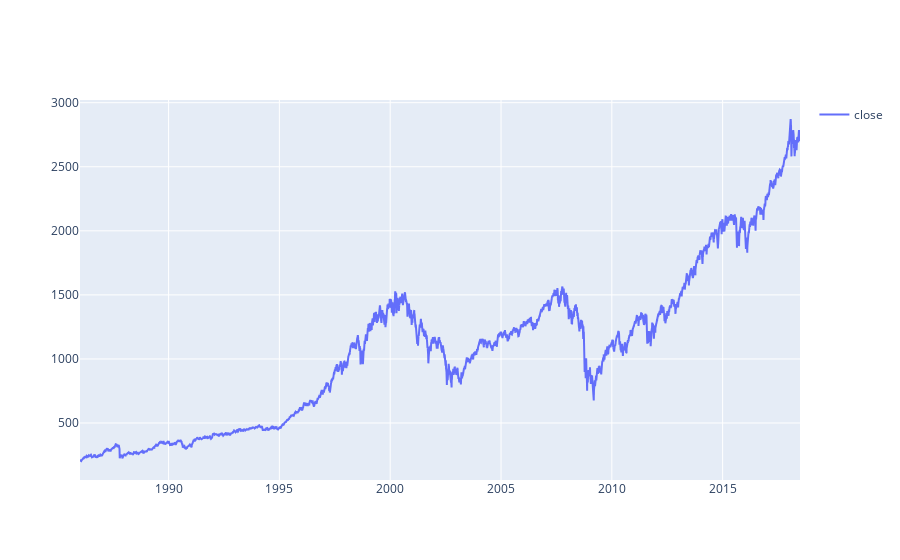

Here is the notebook cell this chart was saved with:
### Code cell
# Visualization of the time series. 

fig = go.Figure()
fig.add_trace(go.Scatter(x=df.date, y=df.close,
                    mode='lines',
                    name='close'))
fig.update_layout(showlegend=True)
fig.show()

### Figure 1 — Plotly figure (JSON) as saved in the notebook; plotly's stock layout.template omitted (floating-point values rounded to 4 significant figures; data arrays with more than 128 entries replaced by an {"elided": "..."} marker saying what was removed)
{"data": [{"mode": "lines", "name": "close", "type": "scatter", "x": {"elided": "8192 str values"}, "y": {"elided": "8192 float values"}}], "layout": {"showlegend": true}}
